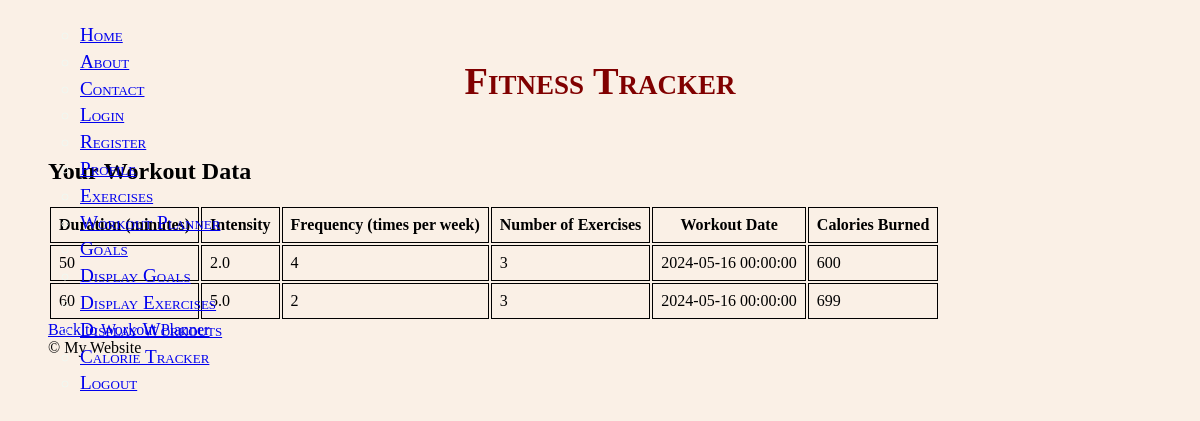
The app's page /displayworkouts (signed in) with its own data.
### app.py (models this page shows)
class WorkoutPlanner(db.Model):
    id = db.Column(db.Integer, primary_key=True)
    duration = db.Column(db.Integer, nullable=False)
    intensity = db.Column(db.Float, nullable=False)
    frequency = db.Column(db.Integer, nullable=False)
    num_exercises = db.Column(db.Integer, nullable=False)
    workout_date = db.Column(db.DateTime(timezone=True), nullable=False)
    calories_burned = db.Column(db.Integer, nullable=False)
    user_id = db.Column(db.Integer, db.ForeignKey('user.id'), nullable=False)

### app.py (the view)
@app.route('/displayworkouts', methods=['GET'])
@login_required
def displayworkouts():
    user_id = current_user.id
    workouts = WorkoutPlanner.query.filter_by(user_id=user_id).all()
    return render_template('displayworkouts.html', workouts=workouts)

### app.py (called while the page is built)
@login_manager.user_loader
def load_user(user_id):
    return db.session.get(User, int(user_id))

### templates/displayworkouts.html (shortened to what this page needs)
{% extends 'mybase.html' %}
{% block content %}
    <h2>Your Workout Data</h2>
    <table>
        <thead>
            <tr>
                <th>Duration (minutes)</th>
                <th>Intensity</th>
                <th>Frequency (times per week)</th>
                <th>Number of Exercises</th>
                <th>Workout Date</th>
                <th>Calories Burned</th>
            </tr>
        </thead>
        <tbody>
            {% for workout in workouts %}
            <tr>
                <td>{{ workout.duration }}</td>
                <td>{{ workout.intensity }}</td>
                <td>{{ workout.frequency }}</td>
                <td>{{ workout.num_exercises }}</td>
                <td>{{ workout.workout_date }}</td>
                <td>{{ workout.calories_burned }}</td>
            </tr>
            {% endfor %}
        </tbody>
    </table>
    <a href="{{ url_for('workout_planner') }}">Back to Workout Planner</a>
{% endblock %}

### templates/mybase.html (shortened to what this page needs)
<!DOCTYPE html>
<html lang="en">
<head>
    <link rel="stylesheet" href="{{ url_for('static', filename='style.css') }}">
</head>
<body>
    <header>
        <h1 class="cursive-text">Fitness Tracker</h1>
        <nav class="cursive-text">
            <ul>
                <ul>
                    <li><a href="/">Home</a></li>
                    <li><a href="/about">About</a></li>
                    <li><a href="/contact">Contact</a></li>
                    <li><a href="/login">Login</a></li>
                    <li><a href="/registration">Register</a></li>
                    <li><a href="/profile">Profile</a></li>
                    <li><a href="/exercise">Exercises</a></li>
                    <li><a href="/workoutplanner">Workout Planner</a></li>
                    <li><a href="/goals">Goals</a></li>
                    <li><a href="/displaygoals">Display Goals</a></li>
                    <li><a href="/displayexercises">Display Exercises</a></li>
                    <li><a href="/displayworkouts">Display Workouts</a></li>
                    <li><a href="/healthandfitness">Calorie Tracker</a></li>
                    <li><a href="/logout">Logout</a></li>
                </ul>
            </ul>
        </nav>
    </header>
    <main>
        {% block content %}{% endblock %}
    </main>
    <footer>
        &copy; {{ current_year }} My Website
    </footer>
</body>
</html>

### static/style.css (style rules this page uses)
* { font-family: 'Avenir Light', 'Avenir Light Oblique', 'Avenir Book', 'Avenir Roman', 'Avenir Medium', 'Avenir Medium Oblique', 'Avenir Black', 'Avenir Black Oblique', 'Avenir Heavy'; }
nav { vertical-align: center; position: absolute; top:0; left: 0px; text-align: left; display: inline-flex; align-content: space-around; }
header { white-space: nowrap; color: black; font-size: larger; text-align: center; font-variant: small-caps; padding-bottom: 1ch; }
footer { text-align: left; }
body { background-color: linen; margin: .5in; margin-top: .5in; text-align: justify; word-wrap: normal; }
h1 { color: maroon; font-weight: bold; font-variant-caps: titling-caps, small-caps; padding-top: 1%; padding-bottom: 0; }
ul, ol, dl { color: rgba(240, 247, 241, 0.95); }
li { padding-top: .5ch; }
h1.table, th { text-align: center; border: 1px solid black; }
tr,th,td { padding: 1ch; border: 1px solid black; border-collapse: collapse; }

### records on screen
WorkoutPlanner: duration "50", intensity "2.0", frequency "4", num_exercises "3", workout_date "2024-05-16 00:00:00", calories_burned "600"
WorkoutPlanner: duration "60", intensity "5.0", frequency "2", num_exercises "3", workout_date "2024-05-16 00:00:00", calories_burned "699"
